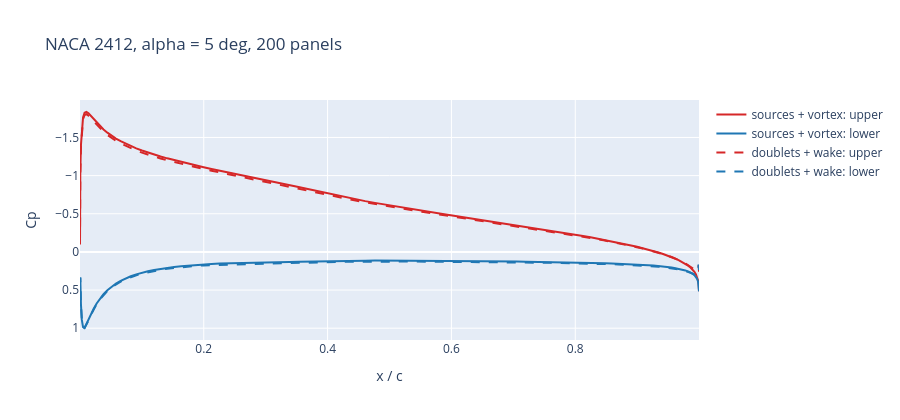

Source (notebook cell):
### Markdown cell above
Below, I compare the source and doublet Cp curves for the same airfoil and condition. The remaining differences are concentrated in the first and last few panels, where the finite-difference derivative of a piecewise-constant strength is least accurate; the doublet pressure there should be treated with caution.

### Code cell
n_cmp = 200
r_src = p.solve_airfoil_panels('2412', 1.0, 5.0, 1.0, n_cmp, 'source', with_field=False)
r_dbl = p.solve_airfoil_panels('2412', 1.0, 5.0, 1.0, n_cmp, 'doublet', with_field=False)

fig = go.Figure()
for res, label, dash in ((r_src, 'sources + vortex', 'solid'), (r_dbl, 'doublets + wake', 'dash')):
    xm = np.array(res['geometry']['x_mid'])
    cp = np.array(res['distribution']['cp'])
    up, lo = res['distribution']['upper'], res['distribution']['lower']
    fig.add_trace(go.Scatter(x=xm[up], y=cp[up], mode='lines', name=f'{label}: upper', line=dict(dash=dash, color='#d62728')))
    fig.add_trace(go.Scatter(x=xm[lo], y=cp[lo], mode='lines', name=f'{label}: lower', line=dict(dash=dash, color='#1f77b4')))
fig.update_layout(title='NACA 2412, alpha = 5 deg, 200 panels', xaxis_title='x / c', yaxis=dict(title='Cp', autorange='reversed'), height=420)
fig.show()

cp_s, cp_d = np.array(r_src['distribution']['cp']), np.array(r_dbl['distribution']['cp'])
mid = slice(10, -10)
print(f'median |Cp_source - Cp_doublet| away from the ends = {np.median(np.abs(cp_s[mid] - cp_d[mid])):.4f}')
for key in ('cl', 'cl_pressure', 'cm_quarter', 'cp_min'):
    print(f'{key:12s} source {r_src["coefficients"][key]:+.4f} | doublet {r_dbl["coefficients"][key]:+.4f}')
